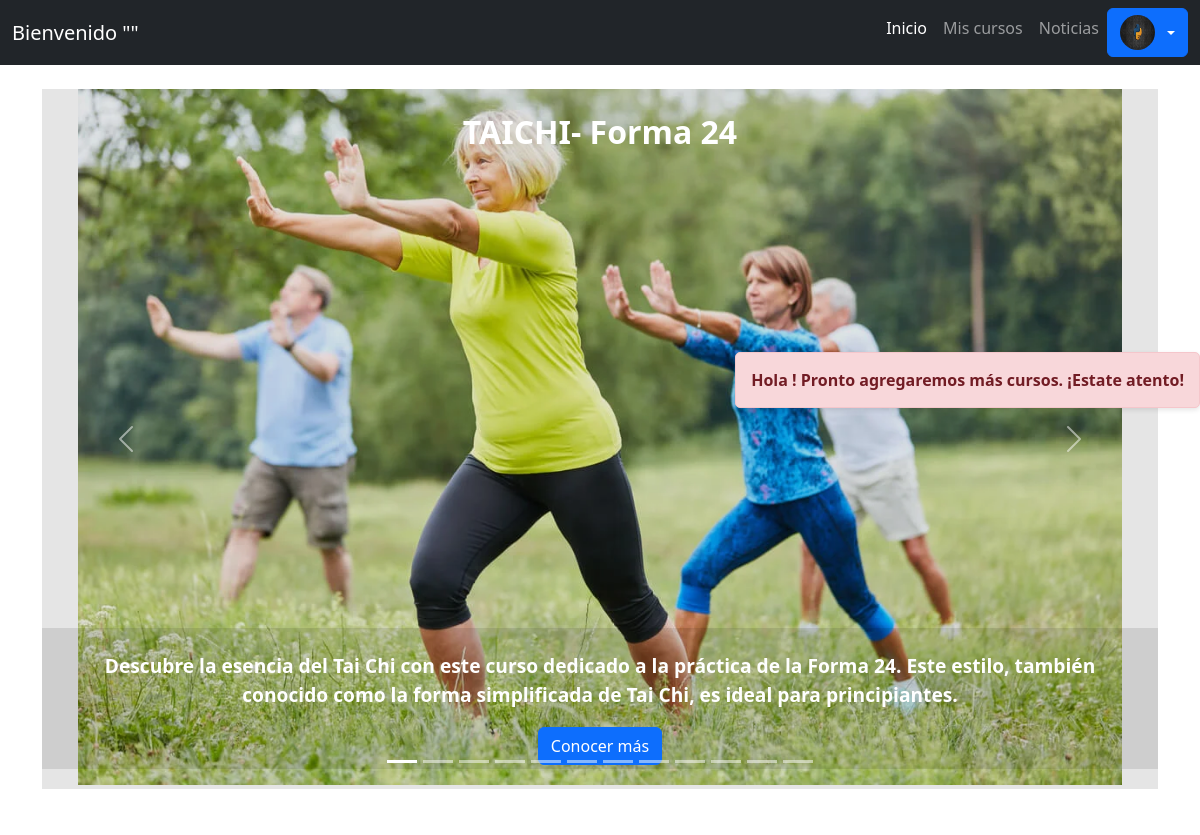
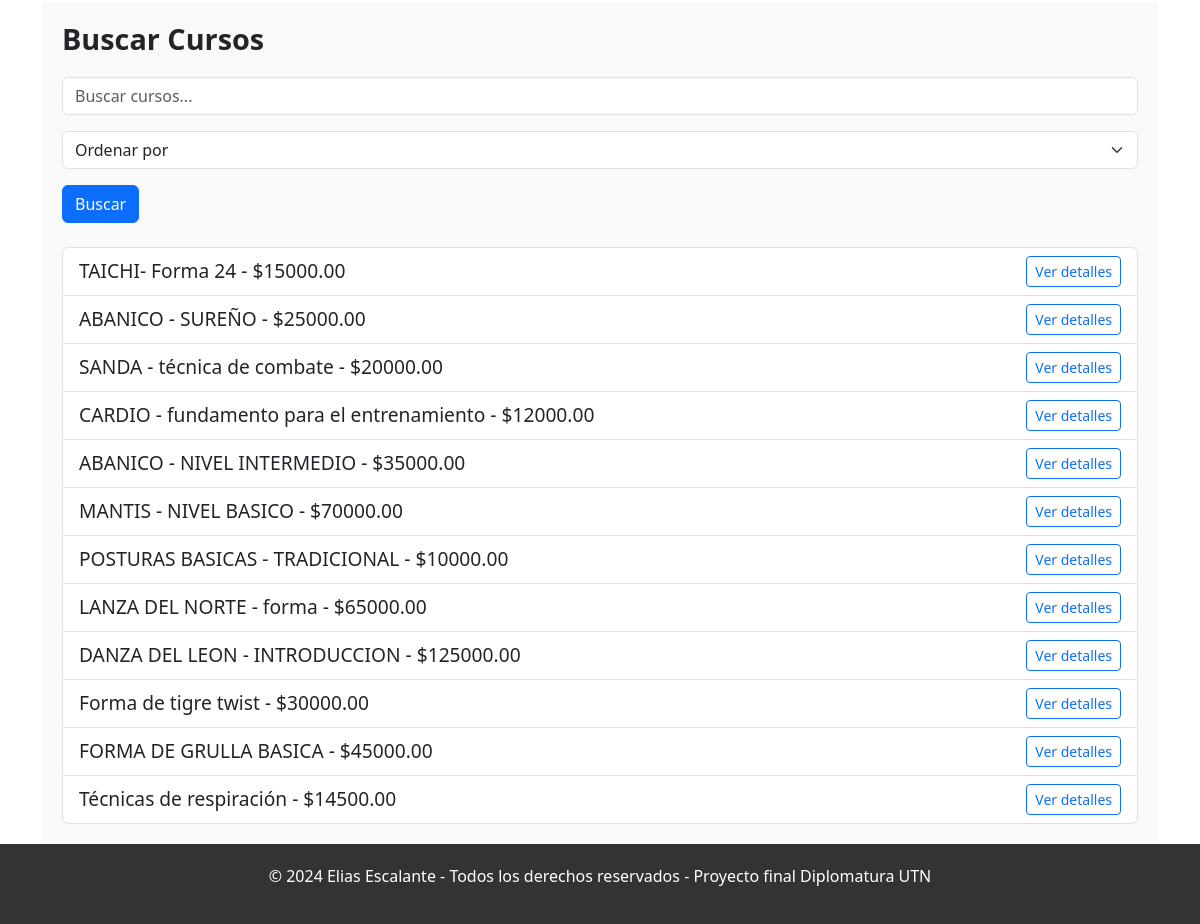
/cursos/home/, run on the app's committed database (2 pictures, top to bottom).
### cursos/models.py (models this page shows, shortened)
class Curso(models.Model):
    nombre = models.CharField(max_length=50)
    comision = models.CharField(max_length=20)
    Profesor = models.CharField(max_length=50)
    Descripcion = models.TextField(max_length=500)
    cupo = models.IntegerField(default=0)
    precio = models.DecimalField(max_digits=12, decimal_places=2, default=0.00)
    imagen = models.ImageField(upload_to="producto/%Y/%m/%d", blank=True, null=True)
    direccion= models.CharField(max_length=200)

### cursos/views.py (the view)
# urls.py: path('home/', views.home_cursos, name='home_cursos'),
def home_cursos(request):
    cursos = Curso.objects.all()
    query = request.GET.get('q', '')
    if query:
        cursos = cursos.filter(nombre__icontains=query)
    order = request.GET.get('order', '')
    if order == 'alfabetico':
        cursos = cursos.order_by('nombre')
    elif order == 'precio':
        cursos = cursos.order_by('precio')
    return render(request, 'cursos/home.html', {'cursos': cursos})

### templates/cursos/home.html (shortened to what this page needs)
{% extends "layout.html" %}
{% load static %}
{% block content %}
    {% include 'descripcion_lateral.html' %}
    <link rel="stylesheet" href="{% static 'cursos/home/css/style.css' %}">
    <div class="col-12">
        <div id="carouselExampleIndicators" class="carousel slide" data-bs-ride="carousel">
            <div class="carousel-indicators">
                {% for curso in cursos %}
                    <button type="button" data-bs-target="#carouselExampleIndicators" data-bs-slide-to="{{ forloop.counter0 }}" class="{% if forloop.first %}active{% endif %}" aria-label="Slide {{ forloop.counter }}"></button>
                {% endfor %}
            </div>
            <div class="carousel-inner">
                {% for curso in cursos %}
                    <div class="carousel-item {% if forloop.first %}active{% endif %}">
                        <img class="card-img-top pb-1 img_lat" src="{{ curso.imagen.url }}" alt="{{ curso.nombre }}" />
                        <div class="carousel-caption d-none d-md-block text-white p-4 position-absolute top-0 start-0 w-100 bg-opacity-50">
                            <h5 style="font-size: 2rem; font-weight: bold;">{{ curso.nombre }}</h5>
                        </div>
                        <div class="carousel-caption d-none d-md-block text-white p-4 position-absolute bottom-0 start-0 w-100 bg-opacity-50">
                            <p style="font-size: 1.2rem;">{{ curso.Descripcion|truncatewords:100 }}</p>
                            <a href="{% url 'detalle_curso' curso.id %}" class="btn btn-primary">Conocer más</a>
                        </div>
                    </div>
                {% endfor %}
            </div>
            <button class="carousel-control-prev" type="button" data-bs-target="#carouselExampleIndicators" data-bs-slide="prev">
                <span class="carousel-control-prev-icon" aria-hidden="true"></span>
            </button>
            <button class="carousel-control-next" type="button" data-bs-target="#carouselExampleIndicators" data-bs-slide="next">
                <span class="carousel-control-next-icon" aria-hidden="true"></span>
            </button>
        </div>
    </div>
    <section id="search-section" class="mt-5">
        <h2>Buscar Cursos</h2>
        <form method="GET" action="{% url 'home_cursos' %}">
            <div class="mb-3">
                <input id="search-input" type="text" name="q" class="form-control" placeholder="Buscar cursos..." value="{{ query }}">
            </div>
            <div class="mb-3">
                <select name="order" class="form-select">
                    <option value="">Ordenar por</option>
                </select>
            </div>
            <button type="submit" class="btn btn-primary">Buscar</button>
        </form>
        <div id="course-results" class="mt-4">
            {% if cursos %}
                <ul class="list-group">
                    {% for curso in cursos %}
                        <li class="list-group-item d-flex justify-content-between align-items-center">
                            {{ curso.nombre }} - ${{ curso.precio }}
                            <a href="{% url 'detalle_curso' curso.id %}" class="btn btn-outline-primary btn-sm">Ver detalles</a>
                        </li>
                    {% endfor %}
                </ul>
            {% else %}
                <p>No se encontraron cursos.</p>
            {% endif %}
        </div>
    </section>
{% endblock %}

### static/layout/css/layout.css (style rules this page uses)
html, body { height: 100%; margin: 0; }

### static/cursos/home/css/style.css (style rules this page uses)
body { background-color: white; }
.carousel-caption { text-align: center; font-size: 1.5rem; font-weight: bold; color: #DAFF00; background-color: rgba(0, 0, 0, 0.1); }
.carousel-item img { width: 100%; height: 700px; object-fit: contain; }
#search-section { padding: 20px; background-color: #f9f9f9; }
#search-section h2 { font-size: 1.8rem; font-weight: bold; margin-bottom: 20px; }
#course-results .list-group-item { font-size: 1.2rem; }

### data on the page
Curso: imagen (picture), nombre "TAICHI- Forma 24", Descripcion "Descubre la esencia del Tai Chi con este curso dedicado a la práctica de la Forma 24. Este estilo, también conocido como la forma simplificada de Tai Chi, es ideal para principiantes.", precio "15000.00"
Curso: nombre "ABANICO - SUREÑO", precio "25000.00"
Curso: nombre "SANDA - técnica de combate", precio "20000.00"
Curso: nombre "CARDIO - fundamento para el entrenamiento", precio "12000.00"
Curso: nombre "ABANICO - NIVEL INTERMEDIO", precio "35000.00"
Curso: nombre "MANTIS - NIVEL BASICO", precio "70000.00"
Curso: nombre "POSTURAS BASICAS - TRADICIONAL", precio "10000.00"
Curso: nombre "LANZA DEL NORTE - forma", precio "65000.00"
Curso: nombre "DANZA DEL LEON - INTRODUCCION", precio "125000.00"
Curso: nombre "Forma de tigre twist", precio "30000.00"
Curso: nombre "FORMA DE GRULLA BASICA", precio "45000.00"
Curso: nombre "Técnicas de respiración", precio "14500.00"
